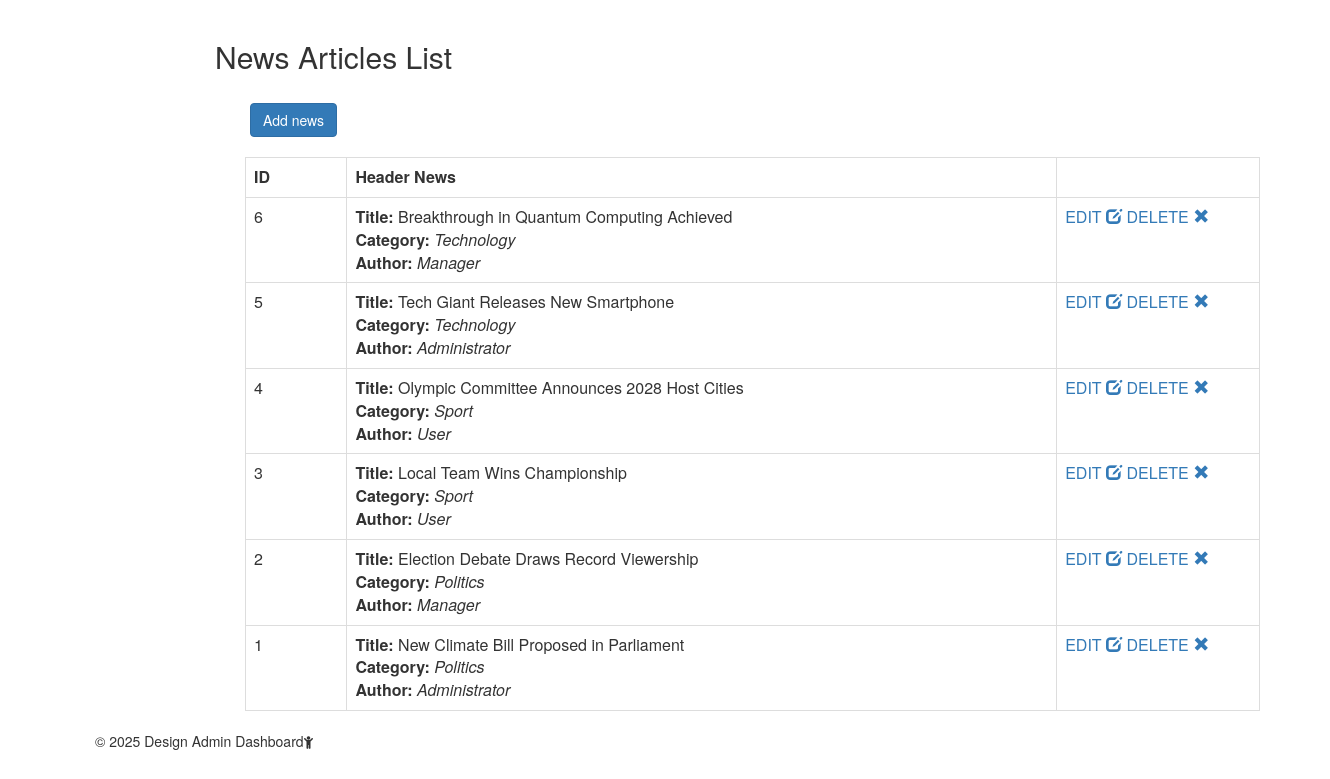
The app's page /admin/adminView/adminNews with its own data.
### tables this page shows
CREATE TABLE `news` (
  `id` int(11) NOT NULL,
  `title` varchar(255) NOT NULL,
  `text` text NOT NULL,
  `picture` blob NOT NULL,
  `category_id` int(11) NOT NULL,
  `user_id` int(11) NOT NULL
);

CREATE TABLE `category` (
  `id` int(11) NOT NULL,
  `name` varchar(50) NOT NULL
);

CREATE TABLE `users` (
  `id` int(11) NOT NULL,
  `username` varchar(100) NOT NULL,
  `job` varchar(100) NOT NULL,
  `email` varchar(50) NOT NULL,
  `login` varchar(20) NOT NULL,
  `password` varchar(255) NOT NULL,
  `status` varchar(20) NOT NULL,
  `registration_date` date NOT NULL,
  `pass` varchar(255) NOT NULL
);

### admin/adminController/adminControllerNews.php (called while the page is built, shortened)
<?php
class adminControllerNews {
  public static function NewsList() {
    $arr = adminModelNews::getNewsList();
    include_once 'adminView/newsList.php';
  }
}
?>

### admin/adminRoute/adminRouting.php (called while the page is built)
<?php
$host = explode('?', $_SERVER['REQUEST_URI'])[0];
$num = substr_count($host, '/');
$path = explode('/', $host)[$num];
if ($path == '' OR $path == 'index.php') {
  $response = adminController::loginFormSite();
}
elseif ($path == 'login') {
  $response = adminController::loginAction();
}
elseif ($path == 'logout') {
  $response = adminController::logoutAction();
}
elseif ($path == 'adminNews') {
  $response = adminControllerNews::NewsList();
}
elseif ($path == 'addNews') {
  $response = adminControllerNews::addNewsForm();
}
elseif ($path == 'addNewsResult') {
  $response = adminControllerNews::addNewsResult();
}
elseif ($path == 'editNews' && isset($_GET['id'])) {
  $response = adminControllerNews::editNewsForm($_GET['id']);
}
elseif ($path == 'editNewsResult' && isset($_GET['id'])) {
  $response = adminControllerNews::editNewsResult($_GET['id']);
}
elseif ($path == 'deleteNews' && isset($_GET['id'])) {
  $response = adminControllerNews::deleteNewsForm($_GET['id']);
}
elseif ($path == 'deleteNewsResult' && isset($_GET['id'])) {
  $response = adminControllerNews::deleteNewsResult($_GET['id']);
}
else {
  $response = adminController::error404();
}
?>

### admin/index.php (called while the page is built, shortened)
<?php
  require_once '../inc/database.php';
  include_once('adminModel/adminModelNews.php');
  include_once('adminController/adminControllerNews.php');
  include('adminRoute/adminRouting.php');
?>

### inc/Database.php (called while the page is built, shortened)
<?php
class database {
  private $conn;
  private $host;
  private $user;
  private $password;
  private $baseName;
  function __construct() {
    $this->host = 'localhost';
    $this->user = 'root';
    $this->password = '';
    $this->baseName = 'newsportal';
  }
  function connect() {
    if (!$this->conn) {
      try {
        $this->conn = new PDO('mysql:host='.$this->host.';dbname='.$this->baseName.'', $this->user, $this->password, array(PDO::MYSQL_ATTR_INIT_COMMAND => 'SET NAMES utf8'));
      } catch (Exception $e) {
        die('Connection failed: ' . $e->getMessage());
      }
    }
    return $this->conn;
  }
  function getAll($query) {
    $stmt = $this->conn->prepare($query);
    $stmt->execute();
    $stmt->setFetchMode(PDO::FETCH_ASSOC);
    $response = $stmt->fetchAll();
    return $response;
  }
}

### admin/adminModel/adminModelNews.php (called while the page is built, shortened)
<?php
class adminModelNews {
  public static function getNewsList() {
    $query = "SELECT news.*, category.name, users.username FROM news, category, users WHERE news.category_id=category.id AND news.user_id=users.id ORDER BY `news`.`id` DESC";
    $db = new Database();
    $arr = $db->getAll($query);
    return $arr;
  }
}
?>

### admin/adminView/newsList.php (the view, shortened to what this page needs)
<h2>News Articles List</h2>
<div class="container" style="min-height:400px;">
  <div style="margin:20px;">
    <a class="btn btn-primary" href="addNews" role="button">Add news</a>
  </div>
  <div class="col-md-11">
    <table class="table table-bordered table-responsive">
      <tr>
        <th width="10%">ID</th>
        <th width="70%">Header News</th>
        <th width="20%"></th>
      </tr>
      <?php
      foreach($arr as $row) {
        echo '<tr>';
        echo '<td>' .$row['id']. '</td>';
        echo '<td><b>Title: </b>' .$row['title']. '<br>';
        echo '<b>Category: </b><i>' .$row['name']. '</i>';
        echo '<br><b>Author: </b><i>' .$row['username']. '</i>';
        echo '</td>';
        echo '<td>
        <a href="editNews?id=' .$row['id']. '">EDIT <span class="glyphicon glyphicon-edit" aria-hidden="true"></span></a>
        <a href="deleteNews?id=' .$row['id']. '">DELETE <span class="glyphicon glyphicon-remove" aria-hidden="true"></span></a>
        </td>';
        echo '</tr>';
      }
      ?>
    </table>
  </div>
</div>
<?php
$content = ob_get_clean();
include 'adminView/templates/layout.php';
?>

### admin/adminView/templates/layout.php (shortened to what this page needs)
<html>
  <head>
    <link rel="stylesheet" href="public/css/bootstrap.css">
    <link rel="stylesheet" href="public/css/mystyle.css">
    <link rel="stylesheet" href="public/css/font-awesome.min.css">
  </head>
  <body>
    <div class="container">
      <div id="content" style="padding-top: 20px;">
        <?php
        echo $content;
        ?>
      </div>
      <footer class="footer">
        <p>&copy; 2025 Design Admin Dashboard<i class="fa fa-child"></i></p>
      </footer>
    </div>
  </body>
</html>

### public/css/mystyle.css (style rules this page uses)
#content { margin:0 auto; width:900px; }

### records on screen
news: id "6", title "Breakthrough in Quantum Computing Achieved", category.name "Technology", user.username "Manager"
news: id "5", title "Tech Giant Releases New Smartphone", category.name "Technology", user.username "Administrator"
news: id "4", title "Olympic Committee Announces 2028 Host Cities", category.name "Sport", user.username "User"
news: id "3", title "Local Team Wins Championship", category.name "Sport", user.username "User"
news: id "2", title "Election Debate Draws Record Viewership", category.name "Politics", user.username "Manager"
news: id "1", title "New Climate Bill Proposed in Parliament", category.name "Politics", user.username "Administrator"
